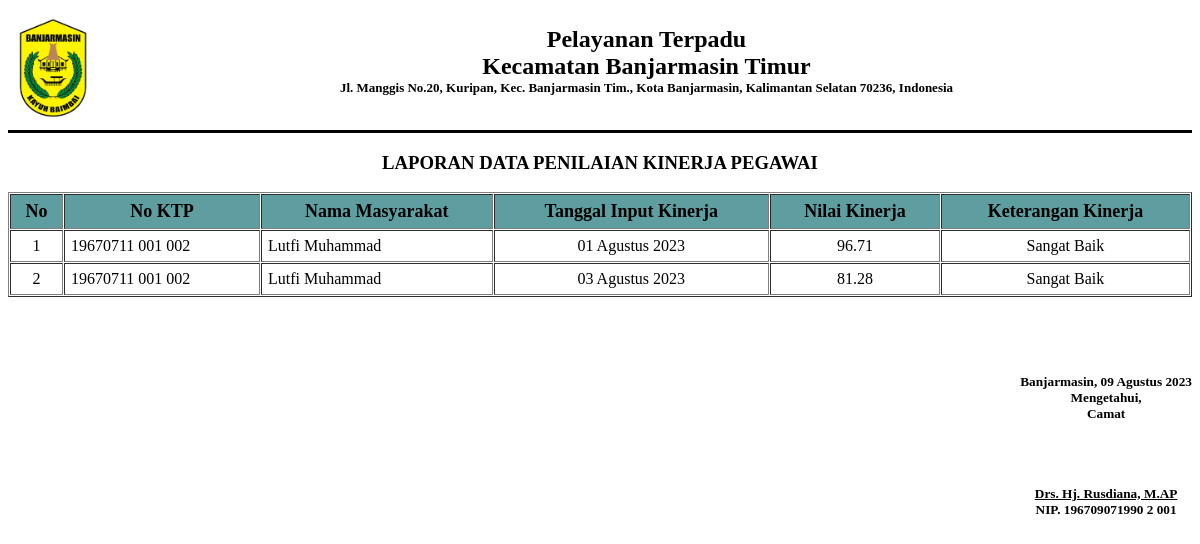
The page /laporan/l_KinerjaPegawai.php on the database its author committed.
### tables this page shows
CREATE TABLE `skp` (
  `idSkp` int(11) NOT NULL,
  `id_pegawai` int(11) NOT NULL,
  `id_jabatan` int(11) NOT NULL,
  `tgl_kinerja` date NOT NULL,
  `nilai_skp` double DEFAULT NULL,
  `orientasi_pelayanan` double DEFAULT NULL,
  `komitmen` double DEFAULT NULL,
  `kerjasama` double DEFAULT NULL,
  `integritas` double DEFAULT NULL,
  `disiplin` double DEFAULT NULL,
  `nilai_perilaku_kerja` double DEFAULT NULL,
  `nilai_prestasi_kerja` double DEFAULT NULL,
  `status_verifikasi` varchar(19) NOT NULL DEFAULT 'Proses'
);

CREATE TABLE `pegawai` (
  `id_pegawai` int(11) NOT NULL,
  `id_user` int(11) NOT NULL,
  `id_jabatan` int(11) NOT NULL,
  `id_golongan` int(11) NOT NULL,
  `nm_pegawai` varchar(30) NOT NULL,
  `nip` varchar(25) NOT NULL,
  `tmpt_lahir` varchar(25) NOT NULL,
  `tgl_lahir` date NOT NULL,
  `alamat` varchar(59) NOT NULL,
  `jk` varchar(25) NOT NULL,
  `status` varchar(20) NOT NULL,
  `agama` varchar(20) NOT NULL,
  `no_tlp` varchar(15) NOT NULL,
  `foto` varchar(55) NOT NULL,
  `instagram` varchar(20) NOT NULL,
  `email` varchar(25) NOT NULL
);

### laporan/l_KinerjaPegawai.php (the view, shortened to what this page needs)
<?php
include "../db/koneksi.php";
$no = 1;
if (isset($_POST['cetak9'])) {
    $tgl1 = $_POST['tgl1'];
    $tgl2 = $_POST['tgl2'];
    $sql = mysqli_query($link, "SELECT * FROM skp k join pegawai p on k.id_pegawai = p.id_pegawai join jabatan j on k.id_jabatan = j.id_jabatan WHERE k.tgl_kinerja BETWEEN '$tgl1' AND '$tgl2' ORDER BY k.tgl_kinerja ");
    $label = 'LAPORAN DATA PENILAIAN KINERJA PEGAWAI  <br> Tanggal : ' . tgl($tgl1) . ' s/d ' . tgl($tgl2);
} else {
    $sql = mysqli_query($link, "SELECT * FROM skp k join pegawai p on k.id_pegawai = p.id_pegawai join jabatan j on k.id_jabatan = j.id_jabatan ORDER BY k.tgl_kinerja  ");
    $label = 'LAPORAN DATA PENILAIAN KINERJA PEGAWAI';
}
$bln = array(
    '01' => 'Januari',
    '02' => 'Februari',
    '03' => 'Maret',
    '04' => 'April',
    '05' => 'Mei',
    '06' => 'Juni',
    '07' => 'Juli',
    '08' => 'Agustus',
    '09' => 'September',
    '10' => 'Oktober',
    '11' => 'November',
    '12' => 'Desember'
);
function tgl($tanggal)
{
    $bulan = array(
        1 =>   'Januari',
        'Februari',
        'Maret',
        'April',
        'Mei',
        'Juni',
        'Juli',
        'Agustus',
        'September',
        'Oktober',
        'November',
        'Desember'
    );
    $pecahkan = explode('-', $tanggal);
    return $pecahkan[2] . ' ' . $bulan[(int) $pecahkan[1]] . ' ' . $pecahkan[0];
}
?>
<!DOCTYPE html>
<html>
<head>
</head>
<body>
    <img src="../image/bjm.png" alt="Logo" align="left" width="90" height="120">
    <p align="center"><b>
            <br>
            <font size="5">Pelayanan Terpadu <br> Kecamatan Banjarmasin Timur </font><br>
            <font size="2">Jl. Manggis No.20, Kuripan, Kec. Banjarmasin Tim., Kota Banjarmasin, Kalimantan Selatan
                70236, Indonesia </font><br>
            <br>
            <hr size="3px" color="black">
        </b></p>
    <h3>
        <center>
            <?php echo $label ?>
        </center>
    </h3>
    <div class="row">
        <div class="col-sm-12">
            <div class="card-box table-responsive">
                <table border="1" cellspacing="1" cellpadding="6" width="100%">
                    <thead style="background-color: #5F9EA0">
                        <tr>
                            <th style="text-align: center; font-size: 18px;">No</th>
                            <th style="text-align: center; font-size: 18px;">No KTP</th>
                            <th style="text-align: center; font-size: 18px;">Nama Masyarakat</th>
                            <th style="text-align: center; font-size: 18px;">Tanggal Input Kinerja</th>
                            <th style="text-align: center; font-size: 18px; ">Nilai Kinerja</th>
                            <th style="text-align: center; font-size: 18px; ">Keterangan Kinerja</th>
                        </tr>
                    </thead>
                    <tbody>
                        <?php while ($data = mysqli_fetch_array($sql)) { ?>
                            <tr>
                                <td align="center"><?php echo $no++; ?></td>
                                <td class="w-7"><?= $data['nip']; ?></td>
                                <td class="w-15"><?= $data['nm_pegawai']; ?></td>
                                <td class="w-5" align="center"><?= tgl($data['tgl_kinerja']); ?></td>
                                <td class="w-5" align="center"><?= $data['nilai_prestasi_kerja']; ?></td>
                                <td align=" center">
                                    <?php
                                    if ($data['nilai_prestasi_kerja'] >= 80 && $data['nilai_prestasi_kerja'] <= 100) {
                                        echo "Sangat Baik";
                                    } else if ($data['nilai_prestasi_kerja'] >= 70 && $data['nilai_prestasi_kerja'] <= 80) {
                                        echo "Baik";
                                    } else if ($data['nilai_prestasi_kerja'] >= 60 && $data['nilai_prestasi_kerja'] <= 70) {
                                        echo "Cukup";
                                    } else if ($data['nilai_prestasi_kerja'] >= 40 && $data['nilai_prestasi_kerja'] <= 60) {
                                        echo "Kurang";
                                    } else if ($data['nilai_prestasi_kerja'] >= 0 && $data['nilai_prestasi_kerja'] <= 39) {
                                        echo "Buruk";
                                    }
                                    ?>
                            </tr>
                        <?php } ?>
                    </tbody>
                </table>
            </div>
        </div>
    </div>
    <br>
    <br>
    <br>
    <div style="text-align: center; display: inline-block; float: right;">
        <h5>
            Banjarmasin, <?php echo date('d') . ' ' . $bln[date('m')] . ' ' . date('Y') ?><br>
            Mengetahui,<br>
            Camat<br>
            <br><br>
            <br><br>
            <u><b>Drs. Hj. Rusdiana, M.AP </b></u><br>
            <b>NIP. 196709071990 2 001</b><br>
        </h5>
    </div>
</body>
</html>

### rows shown on the page
skp: id_pegawai.nip "19670711 001 002", id_pegawai.nm_pegawai "Lutfi Muhammad", tgl_kinerja "01 Agustus 2023", nilai_prestasi_kerja "96.71", shows "Sangat Baik"
skp: id_pegawai.nip "19670711 001 002", id_pegawai.nm_pegawai "Lutfi Muhammad", tgl_kinerja "03 Agustus 2023", nilai_prestasi_kerja "81.28", shows "Sangat Baik"

### other values the page prints
$label "LAPORAN DATA PENILAIAN KINERJA PEGAWAI"
